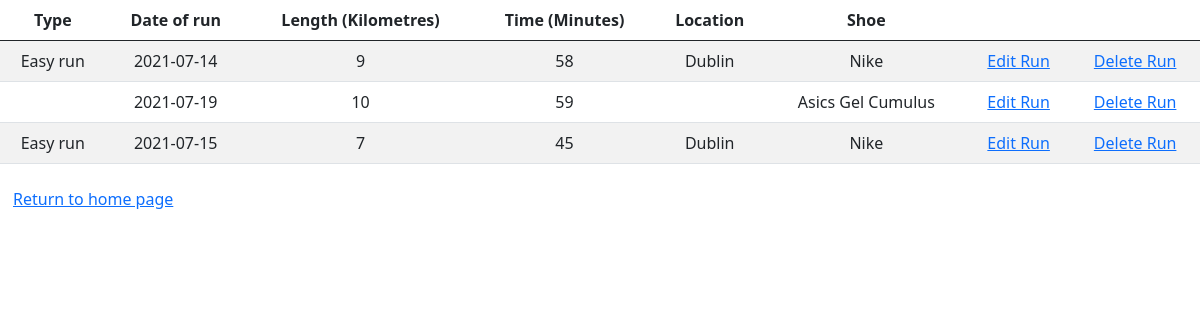
/runs/data, run on the app's committed database.
### Model/Run.py (models this page shows, shortened)
class Run(db.Model):
    __tablename__ = 'runs'
    id = db.Column('run_id', db.Integer, primary_key = True)
    length = db.Column(db.String(50))
    location = db.Column(db.Integer, ForeignKey('runlocation.runlocation_id'))
    time = db.Column(db.String(10))
    shoe = db.Column(db.Integer, ForeignKey('shoes.shoe_id'))
    date = db.Column(db.String(10))
    typeofrun = db.Column(db.Integer, ForeignKey('runtype.runtype_id'))
    related_type_of_run = relationship('Runtype', backref='Run',lazy="joined")
    related_location_of_run = relationship('Runlocation', backref='Run',lazy="joined")
    related_shoe_of_run = relationship('Shoe', backref='Run',lazy="joined")

### Model/Runtype.py (models this page shows, shortened)
class Runtype(db.Model):
    __tablename__ = 'runtype'
    id = db.Column('runtype_id', db.Integer, primary_key = True)
    description = db.Column(db.String(100))

### Model/Runlocation.py (models this page shows, shortened)
class Runlocation(db.Model):
    __tablename__ = 'runlocation'
    id = db.Column('runlocation_id', db.Integer, primary_key = True)
    description = db.Column(db.String(100))

### Model/Shoe.py (models this page shows, shortened)
class Shoe(db.Model):
    __tablename__ = 'shoes'
    id = db.Column('shoe_id', db.Integer, primary_key = True)
    description = db.Column(db.String(100))

### Controllers/RunController.py (the view)
@data_run.route('/runs/data')
def run_data():
    runs = Run.query.all()
    return render_template('run_data.html',data = runs)

### Templates/run_data.html (shortened to what this page needs)
<!DOCTYPE html>
<html>
<head>
    <link href="https://cdn.jsdelivr.net/npm/bootstrap@5.0.2/dist/css/bootstrap.min.css" rel="stylesheet"></head>
<body>
    <table class="table table-striped">
    <thead>
        <tr>
            <th class="text-center">Type</th>
            <th class="text-center">Date of run</th>
            <th class="text-center">Length (Kilometres)</th>
            <th class="text-center">Time (Minutes)</th>
            <th class="text-center">Location </th>
            <th class="text-center">Shoe </th>
            <th class="text-center"></th>
            <th class="text-center"></th>
        </tr>
    </thead>
    <tbody>
            {% for row in data| batch(1) %}
                {% include "run_row.html" %}
            {% endfor %}
    </tbody>
    </table>
<div class="btn">
    <a href = "{{ url_for('options_run.run_options') }}"> Return to home page
       </a>
    </div>
</body>
</html>

### Templates/run_row.html
<tr>
    <td class="text-center">{{ row[0].related_type_of_run.description}}</td>
    <td class="text-center">{{ row[0].date }}</td>
    <td class="text-center">{{ row[0].length }}</td>
    <td class="text-center">{{ row[0].time }}</td>
    <td class="text-center">{{ row[0].related_location_of_run.description}}</td>
    <td class="text-center">{{ row[0].related_shoe_of_run.description}}</td>
    <td class="text-center"><a href="{{url_for('update_run.run_update', id = row[0].id )}}">
            Edit Run
        </a></td>
    <td class="text-center"><a href="{{url_for('delete_run.run_delete', id = row[0].id )}}">
            Delete Run
        </a></td>
</tr>

### data on the page
Run: description "Easy run", date "2021-07-14", length "9", time "58", description "Dublin", description "Nike"
Run: date "2021-07-19", length "10", time "59", description "Asics Gel Cumulus"
Run: description "Easy run", date "2021-07-15", length "7", time "45", description "Dublin", description "Nike"
